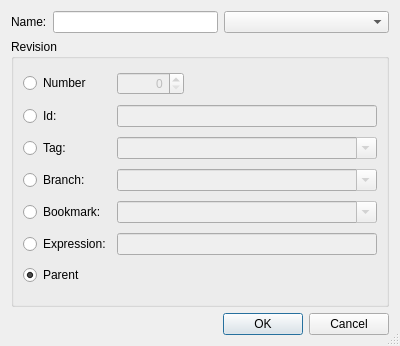
<?xml version="1.0" encoding="UTF-8"?>
<ui version="4.0">
 <class>HgBookmarkDialog</class>
 <widget class="QDialog" name="HgBookmarkDialog">
  <property name="geometry">
   <rect>
    <x>0</x>
    <y>0</y>
    <width>400</width>
    <height>346</height>
   </rect>
  </property>
  <property name="windowTitle">
   <string/>
  </property>
  <property name="sizeGripEnabled">
   <bool>true</bool>
  </property>
  <layout class="QVBoxLayout" name="verticalLayout">
   <item>
    <layout class="QHBoxLayout" name="horizontalLayout">
     <item>
      <widget class="QLabel" name="label">
       <property name="text">
        <string>Name:</string>
       </property>
      </widget>
     </item>
     <item>
      <widget class="QLineEdit" name="nameEdit">
       <property name="toolTip">
        <string>Enter the bookmark name</string>
       </property>
      </widget>
     </item>
     <item>
      <widget class="QComboBox" name="nameCombo">
       <property name="sizePolicy">
        <sizepolicy hsizetype="Expanding" vsizetype="Fixed">
         <horstretch>0</horstretch>
         <verstretch>0</verstretch>
        </sizepolicy>
       </property>
       <property name="toolTip">
        <string>Select a bookmark</string>
       </property>
      </widget>
     </item>
    </layout>
   </item>
   <item>
    <widget class="QGroupBox" name="groupBox">
     <property name="title">
      <string>Revision</string>
     </property>
     <layout class="QGridLayout" name="gridLayout">
      <item row="0" column="0">
       <widget class="QRadioButton" name="numberButton">
        <property name="toolTip">
         <string>Select to specify a revision by number</string>
        </property>
        <property name="text">
         <string>Number</string>
        </property>
       </widget>
      </item>
      <item row="0" column="1">
       <widget class="QSpinBox" name="numberSpinBox">
        <property name="enabled">
         <bool>false</bool>
        </property>
        <property name="toolTip">
         <string>Enter a revision number</string>
        </property>
        <property name="alignment">
         <set>Qt::AlignRight</set>
        </property>
        <property name="maximum">
         <number>999999999</number>
        </property>
       </widget>
      </item>
      <item row="0" column="2">
       <spacer name="spacer">
        <property name="orientation">
         <enum>Qt::Horizontal</enum>
        </property>
        <property name="sizeHint" stdset="0">
         <size>
          <width>158</width>
          <height>20</height>
         </size>
        </property>
       </spacer>
      </item>
      <item row="1" column="0">
       <widget class="QRadioButton" name="idButton">
        <property name="toolTip">
         <string>Select to specify a revision by changeset id</string>
        </property>
        <property name="text">
         <string>Id:</string>
        </property>
       </widget>
      </item>
      <item row="1" column="1" colspan="2">
       <widget class="QLineEdit" name="idEdit">
        <property name="enabled">
         <bool>false</bool>
        </property>
        <property name="toolTip">
         <string>Enter a changeset id</string>
        </property>
       </widget>
      </item>
      <item row="2" column="0">
       <widget class="QRadioButton" name="tagButton">
        <property name="toolTip">
         <string>Select to specify a revision by a tag</string>
        </property>
        <property name="text">
         <string>Tag:</string>
        </property>
       </widget>
      </item>
      <item row="2" column="1" colspan="2">
       <widget class="QComboBox" name="tagCombo">
        <property name="enabled">
         <bool>false</bool>
        </property>
        <property name="sizePolicy">
         <sizepolicy hsizetype="Expanding" vsizetype="Fixed">
          <horstretch>0</horstretch>
          <verstretch>0</verstretch>
         </sizepolicy>
        </property>
        <property name="toolTip">
         <string>Enter a tag name</string>
        </property>
        <property name="editable">
         <bool>true</bool>
        </property>
       </widget>
      </item>
      <item row="3" column="0">
       <widget class="QRadioButton" name="branchButton">
        <property name="toolTip">
         <string>Select to specify a revision by a branch</string>
        </property>
        <property name="text">
         <string>Branch:</string>
        </property>
       </widget>
      </item>
      <item row="3" column="1" colspan="2">
       <widget class="QComboBox" name="branchCombo">
        <property name="enabled">
         <bool>false</bool>
        </property>
        <property name="sizePolicy">
         <sizepolicy hsizetype="Expanding" vsizetype="Fixed">
          <horstretch>0</horstretch>
          <verstretch>0</verstretch>
         </sizepolicy>
        </property>
        <property name="toolTip">
         <string>Enter a branch name</string>
        </property>
        <property name="editable">
         <bool>true</bool>
        </property>
       </widget>
      </item>
      <item row="4" column="0">
       <widget class="QRadioButton" name="bookmarkButton">
        <property name="toolTip">
         <string>Select to specify a revision by a bookmark</string>
        </property>
        <property name="text">
         <string>Bookmark:</string>
        </property>
       </widget>
      </item>
      <item row="4" column="1" colspan="2">
       <widget class="QComboBox" name="bookmarkCombo">
        <property name="enabled">
         <bool>false</bool>
        </property>
        <property name="sizePolicy">
         <sizepolicy hsizetype="Expanding" vsizetype="Fixed">
          <horstretch>0</horstretch>
          <verstretch>0</verstretch>
         </sizepolicy>
        </property>
        <property name="toolTip">
         <string>Enter a bookmark name</string>
        </property>
        <property name="editable">
         <bool>true</bool>
        </property>
       </widget>
      </item>
      <item row="5" column="0">
       <widget class="QRadioButton" name="expressionButton">
        <property name="text">
         <string>Expression:</string>
        </property>
       </widget>
      </item>
      <item row="5" column="1" colspan="2">
       <widget class="QLineEdit" name="expressionEdit">
        <property name="enabled">
         <bool>false</bool>
        </property>
        <property name="toolTip">
         <string>Enter a revision set expression</string>
        </property>
        <property name="clearButtonEnabled">
         <bool>true</bool>
        </property>
       </widget>
      </item>
      <item row="6" column="0" colspan="3">
       <widget class="QRadioButton" name="tipButton">
        <property name="toolTip">
         <string>Select tip revision of repository</string>
        </property>
        <property name="text">
         <string>Parent</string>
        </property>
        <property name="checked">
         <bool>true</bool>
        </property>
       </widget>
      </item>
     </layout>
    </widget>
   </item>
   <item>
    <widget class="QDialogButtonBox" name="buttonBox">
     <property name="orientation">
      <enum>Qt::Horizontal</enum>
     </property>
     <property name="standardButtons">
      <set>QDialogButtonBox::Cancel|QDialogButtonBox::Ok</set>
     </property>
    </widget>
   </item>
  </layout>
 </widget>
 <tabstops>
  <tabstop>nameEdit</tabstop>
  <tabstop>nameCombo</tabstop>
  <tabstop>numberButton</tabstop>
  <tabstop>numberSpinBox</tabstop>
  <tabstop>idButton</tabstop>
  <tabstop>idEdit</tabstop>
  <tabstop>tagButton</tabstop>
  <tabstop>tagCombo</tabstop>
  <tabstop>branchButton</tabstop>
  <tabstop>branchCombo</tabstop>
  <tabstop>bookmarkButton</tabstop>
  <tabstop>bookmarkCombo</tabstop>
  <tabstop>expressionButton</tabstop>
  <tabstop>expressionEdit</tabstop>
  <tabstop>tipButton</tabstop>
 </tabstops>
 <resources/>
 <connections>
  <connection>
   <sender>buttonBox</sender>
   <signal>accepted()</signal>
   <receiver>HgBookmarkDialog</receiver>
   <slot>accept()</slot>
   <hints>
    <hint type="sourcelabel">
     <x>257</x>
     <y>336</y>
    </hint>
    <hint type="destinationlabel">
     <x>157</x>
     <y>274</y>
    </hint>
   </hints>
  </connection>
  <connection>
   <sender>buttonBox</sender>
   <signal>rejected()</signal>
   <receiver>HgBookmarkDialog</receiver>
   <slot>reject()</slot>
   <hints>
    <hint type="sourcelabel">
     <x>325</x>
     <y>336</y>
    </hint>
    <hint type="destinationlabel">
     <x>286</x>
     <y>274</y>
    </hint>
   </hints>
  </connection>
  <connection>
   <sender>numberButton</sender>
   <signal>toggled(bool)</signal>
   <receiver>numberSpinBox</receiver>
   <slot>setEnabled(bool)</slot>
   <hints>
    <hint type="sourcelabel">
     <x>48</x>
     <y>89</y>
    </hint>
    <hint type="destinationlabel">
     <x>215</x>
     <y>102</y>
    </hint>
   </hints>
  </connection>
  <connection>
   <sender>idButton</sender>
   <signal>toggled(bool)</signal>
   <receiver>idEdit</receiver>
   <slot>setEnabled(bool)</slot>
   <hints>
    <hint type="sourcelabel">
     <x>57</x>
     <y>133</y>
    </hint>
    <hint type="destinationlabel">
     <x>227</x>
     <y>134</y>
    </hint>
   </hints>
  </connection>
  <connection>
   <sender>tagButton</sender>
   <signal>toggled(bool)</signal>
   <receiver>tagCombo</receiver>
   <slot>setEnabled(bool)</slot>
   <hints>
    <hint type="sourcelabel">
     <x>43</x>
     <y>142</y>
    </hint>
    <hint type="destinationlabel">
     <x>224</x>
     <y>166</y>
    </hint>
   </hints>
  </connection>
  <connection>
   <sender>branchButton</sender>
   <signal>toggled(bool)</signal>
   <receiver>branchCombo</receiver>
   <slot>setEnabled(bool)</slot>
   <hints>
    <hint type="sourcelabel">
     <x>63</x>
     <y>197</y>
    </hint>
    <hint type="destinationlabel">
     <x>237</x>
     <y>198</y>
    </hint>
   </hints>
  </connection>
  <connection>
   <sender>bookmarkButton</sender>
   <signal>toggled(bool)</signal>
   <receiver>bookmarkCombo</receiver>
   <slot>setEnabled(bool)</slot>
   <hints>
    <hint type="sourcelabel">
     <x>72</x>
     <y>229</y>
    </hint>
    <hint type="destinationlabel">
     <x>230</x>
     <y>230</y>
    </hint>
   </hints>
  </connection>
  <connection>
   <sender>expressionButton</sender>
   <signal>toggled(bool)</signal>
   <receiver>expressionEdit</receiver>
   <slot>setEnabled(bool)</slot>
   <hints>
    <hint type="sourcelabel">
     <x>76</x>
     <y>248</y>
    </hint>
    <hint type="destinationlabel">
     <x>154</x>
     <y>249</y>
    </hint>
   </hints>
  </connection>
 </connections>
</ui>
